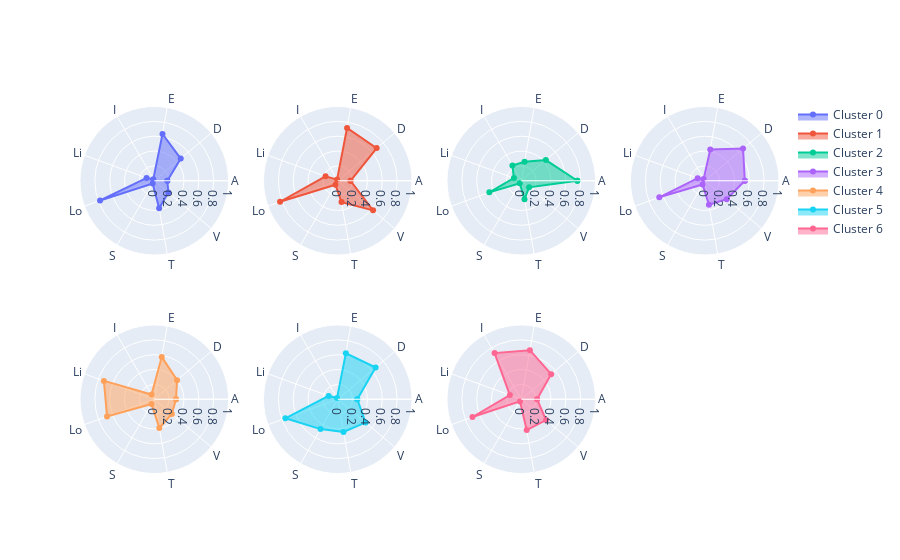

Here is the notebook cell this chart was saved with:
### Code cell
fig = make_subplots(rows=2, cols=4, specs=[[{'type': 'polar'}]*4]*2)

angles = list(values_df.columns[4:])
angles.append(angles[0])
abbrev = ["A", "D", "E", "I", "Li", "Lo", "S", "T", "V", "A"]

layoutdict = dict(
            radialaxis=dict(
            visible=True,
            range=[0, 1]
            ))

for i in range(n_clusters):
    subset = values_df[values_df['cluster'] == i]
    data = [np.mean(subset[col]) for col in subset.columns[4:]]
    data.append(data[0])
    fig.add_trace(go.Scatterpolar(
        r=data,
        theta=abbrev,
        fill='toself',
        name="Cluster " + str(i)),
        i // 4 + 1,
        i % 4 + 1)
    
fig.update_layout(
        polar=layoutdict,
        polar2=layoutdict,
        polar3=layoutdict,
        polar4=layoutdict,
        polar5=layoutdict,
        polar6=layoutdict,
        polar7=layoutdict,
        polar8=layoutdict,
        showlegend=True
        )
fig.show()
#     fig.write_image('./visualizations/cluster' + str(i) + '.png')

### Figure 1 — Plotly figure (JSON) as saved in the notebook; plotly's stock layout.template omitted (floating-point values rounded to 4 significant figures)
{"data": [{"fill": "toself", "name": "Cluster 0", "r": [0.1762, 0.4651, 0.6392, 0.02475, 0.1103, 0.7768, 0.04251, 0.377, 0.2479, 0.1762], "subplot": "polar", "theta": ["A", "D", "E", "I", "Li", "Lo", "S", "T", "V", "A"], "type": "scatterpolar"}, {"fill": "toself", "name": "Cluster 1", "r": [0.1715, 0.6838, 0.7208, 0.01769, 0.1751, 0.8269, 0.06241, 0.2921, 0.6203, 0.1715], "subplot": "polar2", "theta": ["A", "D", "E", "I", "Li", "Lo", "S", "T", "V", "A"], "type": "scatterpolar"}, {"fill": "toself", "name": "Cluster 2", "r": [0.7562, 0.4329, 0.2584, 0.2381, 0.105, 0.4573, 0.0398, 0.252, 0.1381, 0.7562], "subplot": "polar3", "theta": ["A", "D", "E", "I", "Li", "Lo", "S", "T", "V", "A"], "type": "scatterpolar"}, {"fill": "toself", "name": "Cluster 3", "r": [0.5399, 0.6732, 0.4283, 0.02837, 0.1015, 0.6512, 0.05914, 0.327, 0.3864, 0.5399], "subplot": "polar4", "theta": ["A", "D", "E", "I", "Li", "Lo", "S", "T", "V", "A"], "type": "scatterpolar"}, {"fill": "toself", "name": "Cluster 4", "r": [0.293, 0.4002, 0.579, 0.07318, 0.7219, 0.6769, 0.07486, 0.3926, 0.3087, 0.293], "subplot": "polar5", "theta": ["A", "D", "E", "I", "Li", "Lo", "S", "T", "V", "A"], "type": "scatterpolar"}, {"fill": "toself", "name": "Cluster 5", "r": [0.2633, 0.6651, 0.6283, 0.0188, 0.1309, 0.7504, 0.4639, 0.4474, 0.4884, 0.2633], "subplot": "polar6", "theta": ["A", "D", "E", "I", "Li", "Lo", "S", "T", "V", "A"], "type": "scatterpolar"}, {"fill": "toself", "name": "Cluster 6", "r": [0.2129, 0.5256, 0.6708, 0.7178, 0.163, 0.6989, 0.03308, 0.421, 0.4359, 0.2129], "subplot": "polar7", "theta": ["A", "D", "E", "I", "Li", "Lo", "S", "T", "V", "A"], "type": "scatterpolar"}], "layout": {"polar": {"domain": {"x": [0, 0.2125], "y": [0.575, 1]}, "radialaxis": {"range": [0, 1], "visible": true}}, "polar2": {"domain": {"x": [0.2625, 0.475], "y": [0.575, 1]}, "radialaxis": {"range": [0, 1], "visible": true}}, "polar3": {"domain": {"x": [0.525, 0.7375], "y": [0.575, 1]}, "radialaxis": {"range": [0, 1], "visible": true}}, "polar4": {"domain": {"x": [0.7875, 1], "y": [0.575, 1]}, "radialaxis": {"range": [0, 1], "visible": true}}, "polar5": {"domain": {"x": [0, 0.2125], "y": [0, 0.425]}, "radialaxis": {"range": [0, 1], "visible": true}}, "polar6": {"domain": {"x": [0.2625, 0.475], "y": [0, 0.425]}, "radialaxis": {"range": [0, 1], "visible": true}}, "polar7": {"domain": {"x": [0.525, 0.7375], "y": [0, 0.425]}, "radialaxis": {"range": [0, 1], "visible": true}}, "polar8": {"domain": {"x": [0.7875, 1], "y": [0, 0.425]}, "radialaxis": {"range": [0, 1], "visible": true}}, "showlegend": true}}
